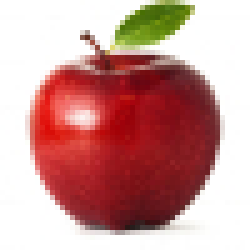
#> input picture 06-Assignment006-FeatureLearning/fruits/1.jpg, 50 x 50 px (shown 5 times larger); its folder holds only this picture in this run
$ jupyter execute --allow-errors FeatureLearning.ipynb
#> lines starting #> are read from the running program, lines starting #| are printed output that depends on the picture
#> `img = Image.open('./fruits/%s.jpg'%(str(i))).convert('L')`:
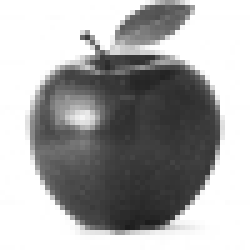
#> img: PIL image 50x50 L (shown 5 times larger); min 28, max 255, mean 168.3
# Machine Learning: Basic Principles 2018

# Feature Learning

### Learning goals

In this exercise you will learn how to use __principal component analysis (PCA)__ for __feature learning__. PCA allows us to optimally compress the information contained in high-dimensional raw feature vectors into a small set of new features, which are called __principal components__ (PC). These new features are then used for formulating and solving an overall ML problem  (regression or classification). Using the PCs as features (instead of the raw feature vectors) is beneficial in terms of computational complexity (using smaller feature vectors means less computation) and statistical properties of the learning method (smaller feature vectors reduces the risk of overfitting). Moreover, using the first two PCs allows to visualize high-dimensional data points conveniently using a scatter plot.

### Exercise Contents

1. [Data](#data)
2. Exercise
    - 2.1 [Implement Principal Component Analysis (PCA)](#Q1)
    - 2.2 [Compression vs.  Information Loss](#Q2)
    - 2.3 [PCA for Data Visualization](#Q3)

### Keywords
`principal component analysis (PCA)`, `eigenvalue decomposition`, `data visualization`, `overfitting`.

## 1. The Data
<a id="data"></a>
In this exercise we will work with a dataset containing fruits, more precisely apples and bananas.
The available dataset consists of $N=30$ pictures, saved in the folder named `fruits`:
* 15 images of apples (`image_1.jpg` to `image_15.jpg`)
* 15 images of bananas (`image_16.jpg` to `image_30.jpg`)

The images are color images, but for this image we convert them to grayscale. This means that each pixel has one value between 0 and 255, where 0 means white and 255 means black. The size of the images is $50x50$ pixels. We convert each image to an array of length 2500.

The following code block loads the images and stores them in the array `datamatrix`. We also plot six of the images, to get a feeling for the data.

[cell 1]
from PIL import Image
import matplotlib.pyplot as plt
import numpy as np
import warnings
warnings.simplefilter("ignore")
warnings.filterwarnings("ignore")

samplesize = 30
dataset = np.zeros((samplesize,50,50),dtype=np.uint8)

#> (the rest of this cell did not finish here and is left out)

## 2 Exercise
The actual exercise starts from here and it has been divided into 3 tasks:
* 2.1 Implement Principal Component Analysis (PCA)
* 2.2 Compression vs.  Information Loss
* 2.3 PCA for Data Visualization

## 2.1 Implement Principal Component Analysis (PCA)
<a id="Q1"></a>

Each fruit image is represented by the raw data vector  $\mathbf{z}^{(i)} \in \mathbb{R}^{D}$, which contains the grayscale values for each of the $D=2500$ pixels.
The aim of PCA is to find the (in a certain sense) optimal compression matrix $\mathbf{W} \in \mathbb{R}^{d \times D}$, with the number of features $d \ll D$, that transforms the raw data vector $\mathbf{z}^{(i)}$ to a short feature vector $\mathbf{x}^{(i)}$.

\begin{equation}
    \mathbf{x}^{(i)}=\mathbf{W} \mathbf{z}^{(i)}.
    \tag{1}
    \label{eq:1}
\end{equation}

The optimal compression matrix $\mathbf{W}$ is the matrix which gives the lowest loss of information. We quantify the loss of information when replacing the original raw data vectors $\mathbf{z}^{(i)}$ with the new feature vectors $\mathbf{x}^{(i)}$ by the smallest possible  error achieved by reconstructing (in a linear fashion) the raw data vector $\mathbf{z}^{(i)}$ from the new feature vector $\mathbf{x}^{(i)}$. The reconstruction error is given by:

\begin{align}
 \mathcal{E}(\mathbf{W}) & = \min_{\mathbf{R} \in \mathbb{R}^{D \times d}} \dfrac{1}{N} \sum_{i=1}^{N} \| \mathbf{z}^{(i)} - \mathbf{R} \mathbf{x}^{(i)} \|^{2}  \nonumber \\
 & \stackrel{\eqref{eq:1}}{=} \min_{\mathbf{R} \in \mathbb{R}^{D \times d}} \dfrac{1}{N} \sum_{i=1}^{N} \| \mathbf{z}^{(i)} - \mathbf{R} \mathbf{W} \mathbf{z}^{(i)} \|^{2}.
 \label{eq:2}
 \tag{2}
\end{align}

Note that the optimal reconstruction matrix $\mathbf{R}$ depends on the given compression matrix $\mathbf{W}$. However, we are not interested in the optimal reconstruction matrix itself but only in the associated minimum reconstruction error $\mathcal{E}(\mathbf{W})$. In order to construct the optimal compression matrix $\mathbf{W}$ which minimizes the reconstruction error $\mathcal{E}(\mathbf{W})$, we will use the eigenvalue decomposition of the sample covariance matrix $\mathbf{Q}$.

\begin{equation}
\mathbf{Q} = \dfrac{1}{N} \mathbf{Z}^{T} \mathbf{Z} \mbox{ with data matrix } \mathbf{Z}=\big(\mathbf{z}^{(1)},\ldots,\mathbf{z}^{(N)} \big)^{T} \in \mathbb{R}^{N \times D}.
\label{eq:3}
\tag{3}
\end{equation}

Since the matrix $\mathbf{Q}$ is **positive semi-definite**, it has an eigenvalue decomposition of the form

\begin{equation}
\mathbf{Q} = \big( \mathbf{u}^{(1)},\ldots,\mathbf{u}^{(D)}\big) {\rm diag} \{\lambda^{(1)},\ldots,\lambda^{(D)} \}
 \big( \mathbf{u}^{(1)},\ldots,\mathbf{u}^{(D)}\big)^{T}.
\end{equation}

Here, the orthonormal vectors $\mathbf{u}^{(r)}$ are eigenvectors of $\mathbf{Q}$, which correspond to the decreasingly ordered eigenvalues $\lambda^{(1)} \geq \lambda^{(2)} \geq \ldots \geq \lambda^{(D)}$ of $\mathbf{Q}$.

It can be shown that the reconstruction error $\mathcal{E}(\mathbf{W}_{\rm PCA}) = \min_{\mathbf{W} \in \mathbb{R}^{d \times D}} \mathcal{E}(\mathbf{W})$ (see \eqref{eq:2}) can only be minimal for the particular compression matrix

\begin{equation}
\label{eq:4}
\tag{4}
\mathbf{W}_{\rm PCA} = \big( \mathbf{u}^{(1)},\ldots,\mathbf{u}^{(d)} \big)^{T},\in \mathbb{R}^{d \times D}
\end{equation}

whose rows are the eigenvectors $\mathbf{u}^{(1)},\ldots,\mathbf{u}^{(d)}$ of $\mathbf{Q}$ corresponding to the
$d$ largest eigenvalues $\lambda^{(1)},\ldots,\lambda^{(d)}$ of $\mathbf{Q}$.

Moreover, it can be shown that the minimum reconstruction error $\mathcal{E}(\mathbf{W}_{\rm PCA})$ is achieved
for the reconstruction matrix $\mathbf{R} = \mathbf{W}_{\rm PCA}^{T}$. This simplifies the reconstruction error $\mathcal{E}(\mathbf{W}_{\rm PCA})$ to

\begin{equation}
\label{eq:5}
\tag{5}
\mathcal{E}(\mathbf{W}_{\rm PCA}) = \sum_{r = d+1}^{D} \lambda^{(r)}.
\end{equation}

For an intuitive explanation of PCA, this is an excellent StackExchange answer: https://stats.stackexchange.com/questions/2691/making-sense-of-principal-component-analysis-eigenvectors-eigenvalues

#### Tasks
- Implement a Python function `compute_pca`, which has two input arguments: the data matrix $\mathbf{Z}$ and the number $d$ of new features (principal components). In particular:

    - compute the sample covariance matrix $\mathbf{Q}=\dfrac{1}{N} \mathbf{Z}^{T} \mathbf{Z}$ (see \eqref{eq:3})
    - compute eigenvectors $(\mathbf{u}^{(1)},...,\mathbf{u}^{(D)})$ and corresponding eigenvalues $(\lambda^1,...,\lambda^D)$ of $\mathbf{Q}$. (see the Round 1 - Introduction notebook for a review of eigendecomposition in Python).
    - sort the eigenvalues in a decreasing order: $\lambda^{(1)} \geq \lambda^{(2)} \geq...\lambda^{(D)} \geq 0$.
    - choose $d$ eigenvectors corresponding to the $d$  largest eigenvalues to form the compression matrix $\mathbf{W}_{\rm PCA}=(\mathbf{u}^{(1)},...,\mathbf{u}^{(d)})^{T} \in \mathbb{R}^{d \times D}$
    - return the compresssion matrix $\mathbf{W}_{\rm PCA}$ (see \eqref{eq:4}) and all eigenvalues of $\mathbf{Q}$.

**Note:** You may get eigenvectors and eigen values in complex data type (a+bi format), this occurs due to small numerical errors in calculation. The imaginary term is usually zero and can be ignored. The real part can be extracted using `.real`.

[cell 2]
# [30 lines left out: function compute_pca, not called in this run]

## 2.2. Compression vs Information Loss
<a id="Q2"></a>
We are going to use the PCA function you have implemented above to compute the new feature vectors $\mathbf{x}^{(i)}$ for the raw feature vectors $\mathbf{z}^{(i)}$ of the images ([see Section 1 “The Data”](#data)). We will try out using different values of $d$, the length of the new feature vectors, in order to see that there is a trade-off between compression (which requires small values of $d$) and having small loss of information and reconstruction error (which requires large values of $d$).

#> (a cell that did not finish here is left out)

To get an insight of how the reconstruction error changes when $d$ increases, we make a plot of this.

[cell 4]
# [8 lines left out: function plot_error, not called in this run]

# plot the number of principal components vs the reconstruction error
#> (the rest of this cell did not finish here and is left out)

Now let's try to understand what PCA is doing. For this we plot a few of the rows $\mathbf{u}^{(r)}$ of the optimal compression matrix $\mathbf{W}_{\rm PCA}$. These rows, which are eigenvectors of the sample covariance matrix $\mathbf{Q}$, are sometimes called "principal directions".

[cell 5]
# [10 lines left out: function plot_princ_comp, not called in this run]

#> (the rest of this cell did not finish here and is left out)

To get an even better understanding, we want to create the reconstructed images using $ d $ components, i.e. $\mathbf{R} \mathbf{x}^{(i)}$.

We plot the same images as at the start of the notebook, but now for $d=1,5,50$.

Can you see the differences? You can try yourself how a different number of $d$ changes the output!

[cell 6]
from matplotlib.lines import Line2D
import matplotlib.gridspec as gridspec

### Input:
##  X: Dataset
##  d: number of dimensions
##  n_pics: number of pics per class (Apple, Banana). Min 1, Max 15
# [34 lines left out: function plot_reconstruct, not called in this run]

[cell 7]
# The values of d to plot for. You can change these to experiment
# If you want to print different amount of pictures, you can change the value of n_pics. (1-15)
num_com=[1,5,50]
#> num_com = [1, 5, 50]
#> (the rest of this cell did not finish here and is left out)
